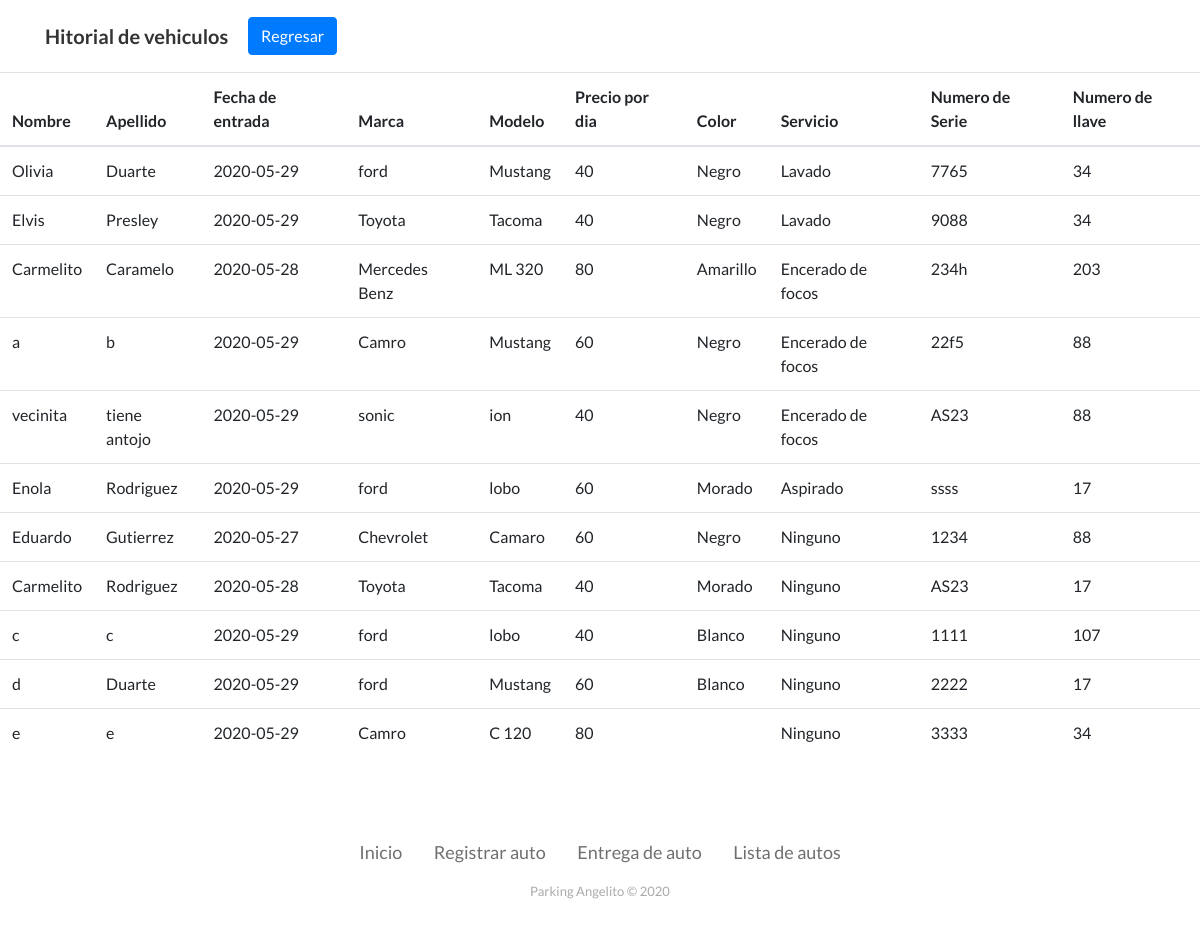
The page /historial_de_autos.php on the database its author committed.
### tables this page shows
CREATE TABLE `cliente` (
  `Cliente_ID` int(11) NOT NULL,
  `Nombre` varchar(50) NOT NULL,
  `Apellido` varchar(50) NOT NULL,
  `Fecha_in` date NOT NULL,
  `marca` varchar(50) NOT NULL,
  `modelo` varchar(50) NOT NULL,
  `precio_id` int(11) NOT NULL,
  `color` varchar(50) NOT NULL,
  `Servicio_ID_fk` int(10) NOT NULL,
  `NumSerie` varchar(4) NOT NULL,
  `Num_key` varchar(50) NOT NULL,
  `estado` tinyint(1) NOT NULL
);

CREATE TABLE `precio` (
  `id_precio` int(11) NOT NULL,
  `costo` int(11) NOT NULL
);

CREATE TABLE `servicios` (
  `Id_servicio` int(10) NOT NULL,
  `Nom_Serv` varchar(50) NOT NULL,
  `precio_s` int(11) NOT NULL
);

### historial_de_autos.php (the view, shortened to what this page needs)
<!DOCTYPE html>
<html>
<head>
    <link rel="stylesheet" href="assets/bootstrap/css/bootstrap.min.css">
    <link rel="stylesheet" href="assets/fonts/font-awesome.min.css">
    <link rel="stylesheet" href="assets/fonts/ionicons.min.css">
    <link rel="stylesheet" href="assets/css/Features-Boxed.css">
    <link rel="stylesheet" href="assets/css/Footer-Basic.css">
    <link rel="stylesheet" href="assets/css/Login-Form-Dark.css">
    <link rel="stylesheet" href="assets/css/Navigation-with-Search.css">
</head>
<body>
    <nav class="navbar navbar-light navbar-expand-md navigation-clean-search">
        <div class="container"><a class="navbar-brand" href="#">Hitorial de vehiculos&nbsp;</a><a class="btn btn-primary float-right"
                role="button" href="home.php">Regresar</a>
        </div>
    </nav>
    <div class="table-responsive">
        <table class="table">
            <thead>
                <tr>
                <th>Nombre</th>
                    <th>Apellido</th>
                    <th>Fecha de entrada</th>
                    <th>Marca</th>
                    <th>Modelo</th>
                    <th>Precio por dia</th>
                    <th>Color</th>
                    <th>Servicio</th>
                    <th>Numero de Serie</th>
                    <th>Numero de llave</th>
                </tr>
            </thead>
                    <?php
						$conexion =  new mysqli("localhost","omdprofx_eduardogutierrez","Edu25519","omdprofx_eduardogutierrez-proyecto");
                        $query = "SELECT * FROM cliente inner join servicios on (Servicio_ID_fk= servicios.Id_servicio) join precio on (precio_id = precio.id_precio)" ;
                        $resultado = $conexion->query($query);
                        $salida="<tbody>";
                        if($resultado->num_rows>0)
                        {
                            while($fila = $resultado->fetch_assoc())
                            {
                                $salida.="<tr>
                                <td>".$fila['Nombre']."</td>
                                <td>".$fila['Apellido']."</td>
                                <td>".$fila['Fecha_in']."</td>
                                <td>".$fila['marca']."</td>
                                <td>".$fila['modelo']."</td>
                                <td>".$fila['costo']."</td>
                                <td>".$fila['color']."</td>
                                <td>".$fila['Nom_Serv']."</td>
                                <td>".$fila['NumSerie']."</td>
                                <td>".$fila['Num_key']."</td>
                                </tr>";
                            }
                        }
                        $salida.="</tbody></table>";
                        echo $salida;
                    ?>
    </div>
    <div class="footer-basic">
        <footer>
            <div class="social"></div>
            <ul class="list-inline">
                <li class="list-inline-item"><a href="home.php">Inicio</a></li>
                <li class="list-inline-item"><a href="registrar_auto.php">Registrar auto</a></li>
                <li class="list-inline-item"><a href="entregar_auto.php">Entrega de auto</a></li>
                <li class="list-inline-item"><a href="lista_de_autos.php">Lista de autos</a></li>
            </ul>
            <p class="copyright">Parking Angelito © 2020</p>
        </footer>
    </div>
</body>
</html>

### assets/css/Navigation-with-Search.css (style rules this page uses)
.navigation-clean-search { background: #fff; padding-top: .75rem; padding-bottom: .75rem; color: #333; border-radius: 0; box-shadow: none; border: none; margin-bottom: 0; }
@media (min-width:768px) { .navigation-clean-search { padding-top: 1rem; padding-bottom: 1rem; } }
.navigation-clean-search .navbar-brand { font-weight: bold; color: inherit; }

### rows shown on the page
cliente: Nombre "Olivia", Apellido "Duarte", Fecha_in "2020-05-29", marca "ford", modelo "Mustang", precio.costo "40", color "Negro", Servicio_ID_fk.Nom_Serv "Lavado", NumSerie "7765", Num_key "34"
cliente: Nombre "Elvis", Apellido "Presley", Fecha_in "2020-05-29", marca "Toyota", modelo "Tacoma", precio.costo "40", color "Negro", Servicio_ID_fk.Nom_Serv "Lavado", NumSerie "9088", Num_key "34"
cliente: Nombre "Carmelito", Apellido "Caramelo", Fecha_in "2020-05-28", marca "Mercedes Benz", modelo "ML 320", precio.costo "80", color "Amarillo", Servicio_ID_fk.Nom_Serv "Encerado de focos", NumSerie "234h", Num_key "203"
cliente: Nombre "a", Apellido "b", Fecha_in "2020-05-29", marca "Camro", modelo "Mustang", precio.costo "60", color "Negro", Servicio_ID_fk.Nom_Serv "Encerado de focos", NumSerie "22f5", Num_key "88"
cliente: Nombre "vecinita", Apellido "tiene antojo", Fecha_in "2020-05-29", marca "sonic", modelo "ion", precio.costo "40", color "Negro", Servicio_ID_fk.Nom_Serv "Encerado de focos", NumSerie "AS23", Num_key "88"
cliente: Nombre "Enola", Apellido "Rodriguez", Fecha_in "2020-05-29", marca "ford", modelo "lobo", precio.costo "60", color "Morado", Servicio_ID_fk.Nom_Serv "Aspirado", NumSerie "ssss", Num_key "17"
cliente: Nombre "Eduardo", Apellido "Gutierrez", Fecha_in "2020-05-27", marca "Chevrolet", modelo "Camaro", precio.costo "60", color "Negro", Servicio_ID_fk.Nom_Serv "Ninguno", NumSerie "1234", Num_key "88"
cliente: Nombre "Carmelito", Apellido "Rodriguez", Fecha_in "2020-05-28", marca "Toyota", modelo "Tacoma", precio.costo "40", color "Morado", Servicio_ID_fk.Nom_Serv "Ninguno", NumSerie "AS23", Num_key "17"
cliente: Nombre "c", Apellido "c", Fecha_in "2020-05-29", marca "ford", modelo "lobo", precio.costo "40", color "Blanco", Servicio_ID_fk.Nom_Serv "Ninguno", NumSerie "1111", Num_key "107"
cliente: Nombre "d", Apellido "Duarte", Fecha_in "2020-05-29", marca "ford", modelo "Mustang", precio.costo "60", color "Blanco", Servicio_ID_fk.Nom_Serv "Ninguno", NumSerie "2222", Num_key "17"
cliente: Nombre "e", Apellido "e", Fecha_in "2020-05-29", marca "Camro", modelo "C 120", precio.costo "80", Servicio_ID_fk.Nom_Serv "Ninguno", NumSerie "3333", Num_key "34"
